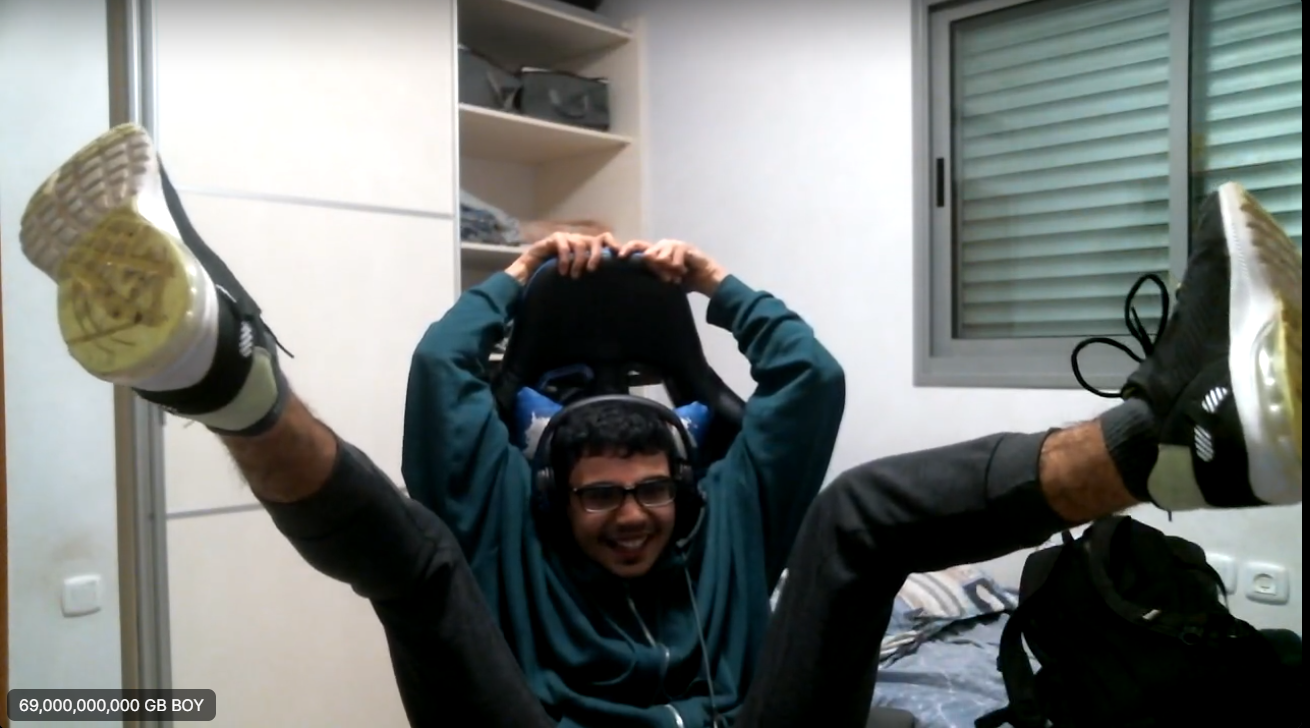
#> input picture AI python/first ai face/censor.png, 1310 x 728 px
$ python main.py
#> lines starting #> are read from the running program, lines starting #| are printed output that depends on the picture; after the words box and inside, x2 and y2 are one past the last pixel; in counts of white or black regions, pixels touching at a corner belong together
import cv2
import numpy as np

# Загрузка каскадного классификатора для распознавания лиц
face_cascade = cv2.CascadeClassifier('haarcascade_frontalface_default.xml')
if face_cascade.empty():
    raise IOError("Не удалось загрузить файл 'haarcascade_frontalface_default.xml'")

# Загрузка изображения для наложения (например, с эффектом цензуры)
# Рекомендуется использовать PNG с альфа-каналом для прозрачности
censor_img = cv2.imread('censor.png', cv2.IMREAD_UNCHANGED)
#> censor_img is the input picture: shape (728, 1310, 4); mean B, G, R, A 120.2, 122.9, 119.1, 255
if censor_img is None:
    raise IOError("Не удалось загрузить файл 'censor.png'")

# Открываем видеопоток с вебкамеры
cap = cv2.VideoCapture(0)

while True:
    ret, frame = cap.read()
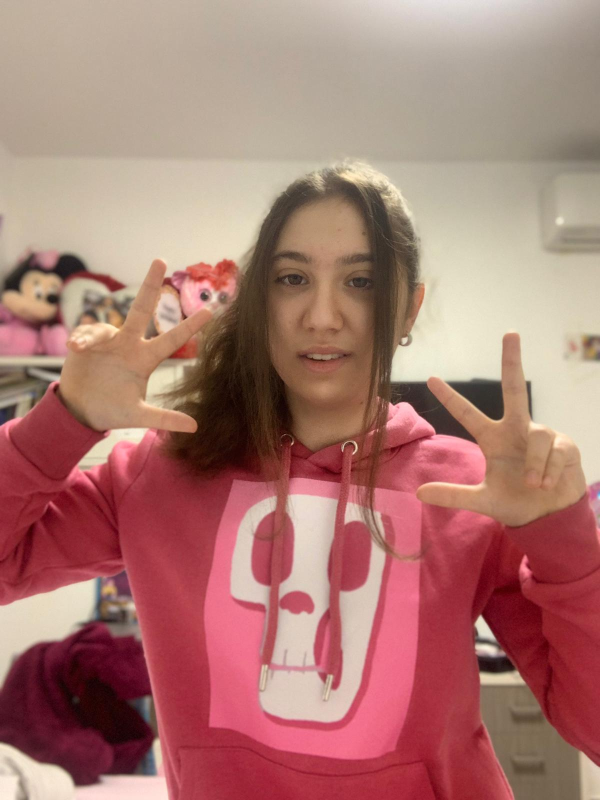
#> input picture Drew/IMG-20220323-WA0000.jpg, 1200 x 1600 px, given in place of the camera (shown at 1/2 size)
#> frame is the input picture: shape (1600, 1200, 3); mean B, G, R 114.5, 122, 171.1
    if not ret:
        break

    # Преобразуем кадр в оттенки серого для детекции лиц
    gray = cv2.cvtColor(frame, cv2.COLOR_BGR2GRAY)
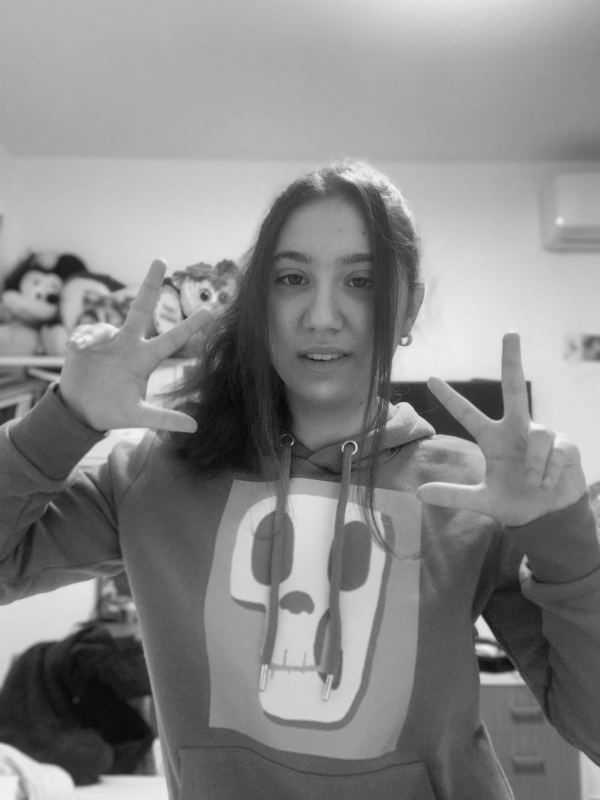
#> gray: shape (1600, 1200) (shown at 1/2 size); min 4, max 248, mean 135.8

    # Обнаружение лиц на кадре
    faces = face_cascade.detectMultiScale(gray, scaleFactor=1.1, minNeighbors=5)
#> faces = [[518, 1287, 137, 137], [488, 448, 322, 322]]

    for (x, y, w, h) in faces:
        # Изменяем размер изображения для цензуры так, чтобы оно соответствовало размеру найденного лица
        overlay = cv2.resize(censor_img, (w, h), interpolation=cv2.INTER_AREA)

        # Если изображение для наложения имеет альфа-канал
        if overlay.shape[2] == 4:
            # Извлекаем цветное изображение и альфа-канал
            overlay_rgb = overlay[:, :, :3]
            alpha_mask = overlay[:, :, 3] / 255.0  # нормализуем альфа-канал в диапазоне [0,1]
        else:
            # Если альфа-канала нет – создаём маску, заполненную единицами
            overlay_rgb = overlay
            alpha_mask = np.ones((h, w), dtype=np.float32)

        # Определяем область интереса (ROI) на исходном кадре, куда будем накладывать изображение
        roi = frame[y:y+h, x:x+w]

        # Наложение overlay на ROI с учетом альфа-канала
        # Для каждого цветового канала выполняем смешивание
        for c in range(0, 3):
            roi[:, :, c] = (alpha_mask * overlay_rgb[:, :, c] +
                            (1 - alpha_mask) * roi[:, :, c])

        # Помещаем обновленную область обратно в кадр
        frame[y:y+h, x:x+w] = roi
#> this loop made 2 passes
#> pass 1, `overlay = cv2.resize(censor_img, (w, h), interpolation=cv2.INTER_AREA)`:
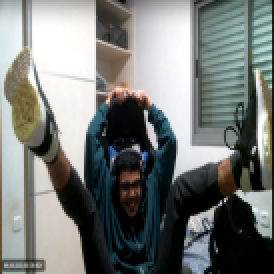
#> overlay: shape (137, 137, 4) (shown 2 times larger); mean B, G, R, A 120.2, 122.9, 119.1, 255
#> pass 1, `roi = frame[y:y+h, x:x+w]`:
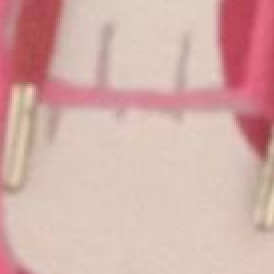
#> roi: shape (137, 137, 3) (shown 2 times larger); mean B, G, R 168.3, 174.7, 212.8
#> after the loop:
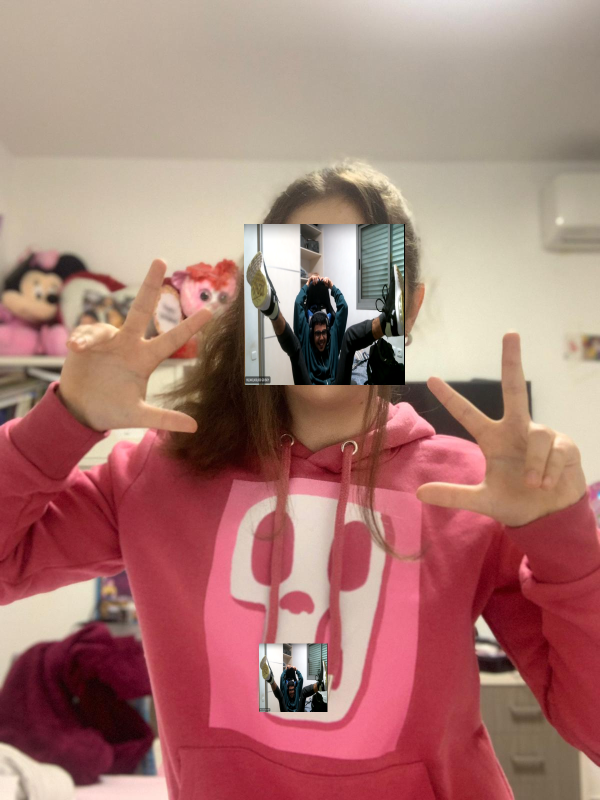
#> frame: shape (1600, 1200, 3) (shown at 1/2 size); 6.38% of pixels changed, all inside (x1, y1, x2, y2) = (488, 448, 810, 1424)
#> after the loop:
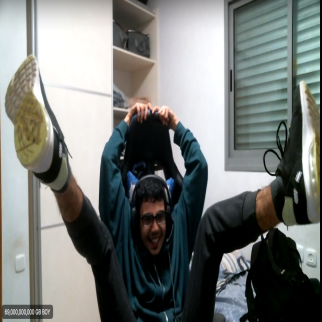
#> roi: shape (322, 322, 3); mean B, G, R 120.2, 122.9, 119.1

    # Отображаем результат
    cv2.imshow("Censorship", frame)

    # Нажмите 'q', чтобы выйти из цикла
    if cv2.waitKey(1) & 0xFF == ord('q'):
#> (key q is pressed here)
        break

cap.release()
cv2.destroyAllWindows()
